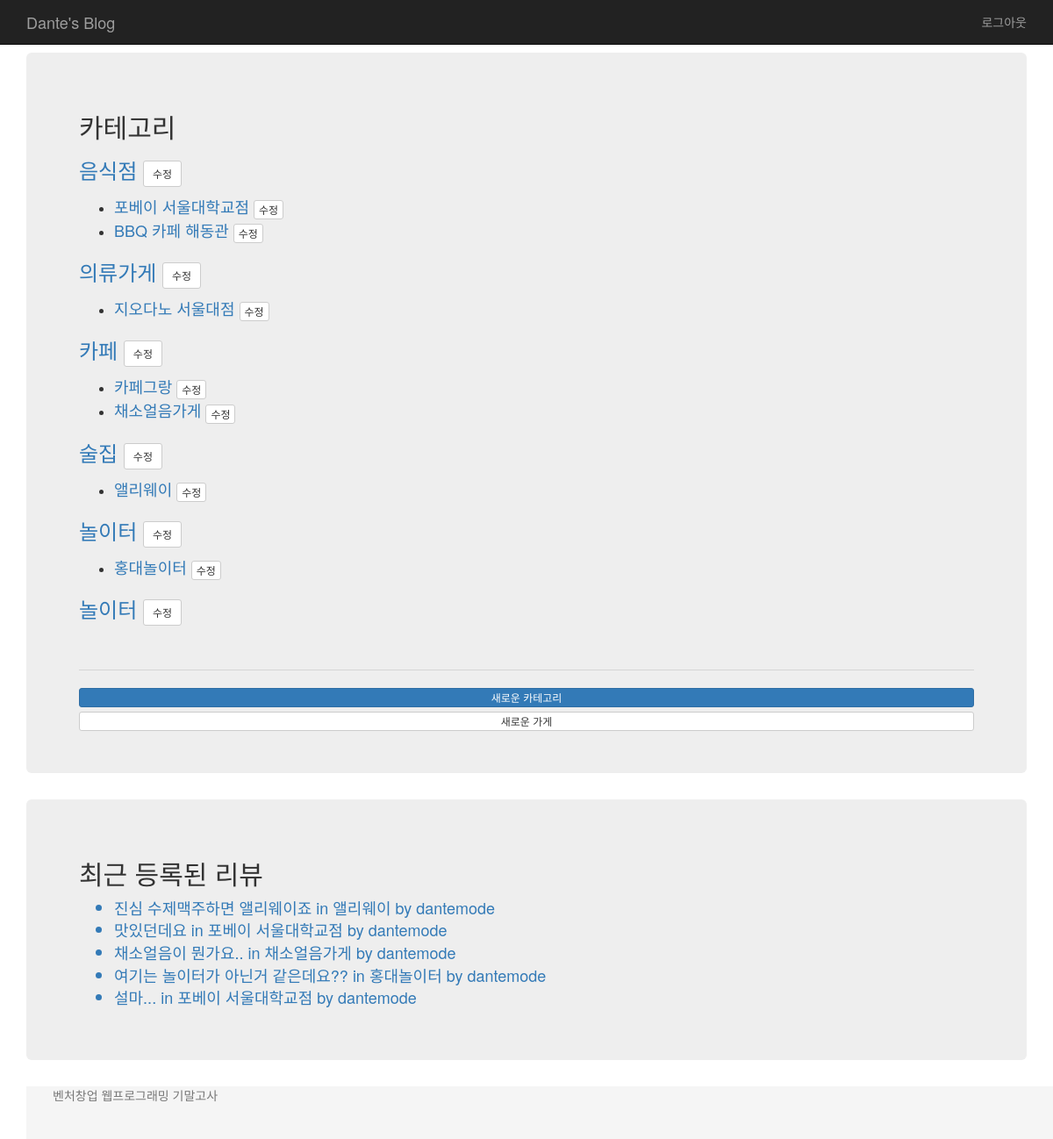
Page /blog/ (signed in) on the committed database.
### blog/models.py (models this page shows, shortened)
class Category(models.Model):
    title = models.CharField(max_length=100)
    created_at = models.DateTimeField(auto_now_add=True)
    updated_at = models.DateTimeField(auto_now=True)

class Shop(models.Model):
    category = models.ForeignKey(Category)
    title = models.CharField(max_length=100)
    number = models.CharField(max_length=20)
    address = models.CharField(max_length=100)
    about = models.TextField()
    photo1 = models.ImageField()
    photo2 = models.ImageField(blank=True)
    photo3 = models.ImageField(blank=True)
    created_at = models.DateTimeField(auto_now_add=True)
    updated_at = models.DateTimeField(auto_now=True)
    def __str__(self):
        return self.title

class Review(models.Model):
    shop = models.ForeignKey(Shop)
    user = models.ForeignKey(settings.AUTH_USER_MODEL)
    message = models.TextField()
    photo = models.ImageField(blank=True)
    created_at = models.DateTimeField(auto_now_add=True)
    updated_at = models.DateTimeField(auto_now=True)

### blog/views.py (the view)
def index(request):
    category_list = Category.objects.all()
    review_list = Review.objects.all().order_by('-created_at')
    return render(request, 'blog/index.html', {
        'category_list' : category_list,
        'review_list' : review_list,
        })

### blog/templates/blog/index.html
{% extends 'blog/base.html' %}
{% block content %}
<div class="container">
    <div class="jumbotron">
        <h2>카테고리</h2>
          {% for category in category_list %}
          <a href="{% url 'blog:category_detail' category.pk %}">
            <h3>{{category.title}}
              <a href="{% url 'blog:category_edit' category.pk %}" class="btn btn-sm btn-default">
                수정
              </a>
            </h3>
          </a>
          <ul>
            {% for shop in category.shop_set.all %}
              <a href="{% url 'blog:shop_detail' shop.pk %}" style="font-size: 18px;">
              <li>{{ shop.title }}
                <a href="{% url 'blog:shop_edit' shop.pk %}" class="btn btn-xs btn-default">
                수정
                </a>
              </li>
              </a>
            {% endfor %}
          </ul>
          {% endfor %}
          <br>
          <hr>
          <a href="{% url 'blog:category_new' %}" class="btn btn-xs btn-primary btn-block">새로운 카테고리</a>
          <a href="{% url 'blog:shop_new' %}" class="btn btn-xs btn-default btn-block">새로운 가게</a>
    </div>
    <div class="jumbotron">
    <h2>최근 등록된 리뷰</h2>
      <ul>
      {% for review in review_list|slice:":5" %}
        <a href="{% url 'blog:shop_detail' review.shop.pk %}" style="font-size: 18px;">
          <li>{{ review.message }} in {{ review.shop }} by {{ review.user }}</li>
        </a>
      {% endfor %}
</div>
{% endblock %}

### blog/templates/blog/base.html (style rules this page uses)
body { padding-top: 60px; }
html { position: relative; min-height: 100%; }
body { margin-bottom: 60px; }

### rows in the picture
Category: title "음식점"
Shop: title "포베이 서울대학교점"
Shop: title "BBQ 카페 해동관"
Category: title "의류가게"
Shop: title "지오다노 서울대점"
Category: title "카페"
Shop: title "카페그랑"
Shop: title "채소얼음가게"
Category: title "술집"
Shop: title "앨리웨이"
Category: title "놀이터"
Shop: title "홍대놀이터"
Category: title "놀이터"
Review: message "진심 수제맥주하면 앨리웨이죠", shop "앨리웨이", user "dantemode"
Review: message "맛있던데요", shop "포베이 서울대학교점", user "dantemode"
Review: message "채소얼음이 뭔가요..", shop "채소얼음가게", user "dantemode"
Review: message "여기는 놀이터가 아닌거 같은데요??", shop "홍대놀이터", user "dantemode"
Review: message "설마...", shop "포베이 서울대학교점", user "dantemode"
